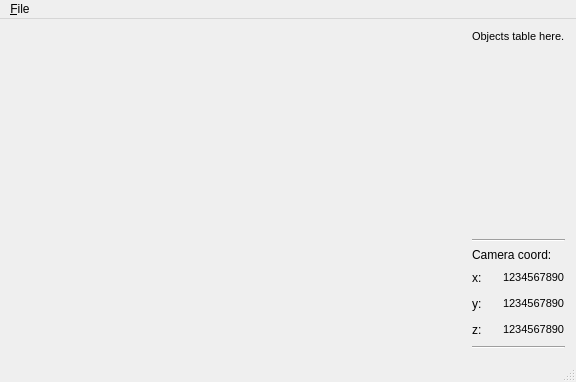
<?xml version="1.0" encoding="UTF-8"?>
<ui version="4.0">
 <class>MainWindowClass</class>
 <widget class="QMainWindow" name="MainWindowClass">
  <property name="geometry">
   <rect>
    <x>0</x>
    <y>0</y>
    <width>576</width>
    <height>382</height>
   </rect>
  </property>
  <property name="windowTitle">
   <string>MainWindow</string>
  </property>
  <property name="dockOptions">
   <set>QMainWindow::AllowTabbedDocks|QMainWindow::AnimatedDocks</set>
  </property>
  <widget class="QWidget" name="centralWidget">
   <layout class="QHBoxLayout" name="horizontalLayout_6">
    <item>
     <layout class="QVBoxLayout" name="verticalLayout_2">
      <property name="spacing">
       <number>0</number>
      </property>
      <property name="sizeConstraint">
       <enum>QLayout::SetNoConstraint</enum>
      </property>
      <item>
       <spacer name="horizontalSpacer_6">
        <property name="orientation">
         <enum>Qt::Horizontal</enum>
        </property>
        <property name="sizeHint" stdset="0">
         <size>
          <width>40</width>
          <height>20</height>
         </size>
        </property>
       </spacer>
      </item>
     </layout>
    </item>
    <item>
     <layout class="QVBoxLayout" name="verticalLayout_3">
      <item>
       <layout class="QHBoxLayout" name="horizontalLayout_2">
        <item>
         <spacer name="horizontalSpacer_4">
          <property name="orientation">
           <enum>Qt::Horizontal</enum>
          </property>
          <property name="sizeType">
           <enum>QSizePolicy::Fixed</enum>
          </property>
          <property name="sizeHint" stdset="0">
           <size>
            <width>10</width>
            <height>20</height>
           </size>
          </property>
         </spacer>
        </item>
        <item>
         <widget class="QLabel" name="label">
          <property name="layoutDirection">
           <enum>Qt::LeftToRight</enum>
          </property>
          <property name="text">
           <string>&lt;!DOCTYPE HTML PUBLIC &quot;-//W3C//DTD HTML 4.0//EN&quot; &quot;http://www.w3.org/TR/REC-html40/strict.dtd&quot;&gt;
&lt;html&gt;&lt;head&gt;&lt;meta name=&quot;qrichtext&quot; content=&quot;1&quot; /&gt;&lt;style type=&quot;text/css&quot;&gt;
p, li { white-space: pre-wrap; }
&lt;/style&gt;&lt;/head&gt;&lt;body style=&quot; font-family:'Sans'; font-size:10pt; font-weight:400; font-style:normal;&quot;&gt;
&lt;p style=&quot; margin-top:0px; margin-bottom:0px; margin-left:0px; margin-right:0px; -qt-block-indent:0; text-indent:0px;&quot;&gt;&lt;span style=&quot; font-size:8pt;&quot;&gt;Objects table here.&lt;/span&gt;&lt;/p&gt;&lt;/body&gt;&lt;/html&gt;</string>
          </property>
          <property name="alignment">
           <set>Qt::AlignLeading|Qt::AlignLeft|Qt::AlignTop</set>
          </property>
          <property name="wordWrap">
           <bool>true</bool>
          </property>
         </widget>
        </item>
       </layout>
      </item>
      <item>
       <spacer name="verticalSpacer">
        <property name="orientation">
         <enum>Qt::Vertical</enum>
        </property>
        <property name="sizeType">
         <enum>QSizePolicy::Expanding</enum>
        </property>
        <property name="sizeHint" stdset="0">
         <size>
          <width>20</width>
          <height>88</height>
         </size>
        </property>
       </spacer>
      </item>
      <item>
       <layout class="QHBoxLayout" name="horizontalLayout_5">
        <item>
         <spacer name="horizontalSpacer_5">
          <property name="orientation">
           <enum>Qt::Horizontal</enum>
          </property>
          <property name="sizeType">
           <enum>QSizePolicy::Fixed</enum>
          </property>
          <property name="sizeHint" stdset="0">
           <size>
            <width>10</width>
            <height>20</height>
           </size>
          </property>
         </spacer>
        </item>
        <item>
         <layout class="QVBoxLayout" name="verticalLayout">
          <item>
           <widget class="Line" name="line">
            <property name="orientation">
             <enum>Qt::Horizontal</enum>
            </property>
           </widget>
          </item>
          <item>
           <widget class="QLabel" name="label_2">
            <property name="text">
             <string>Camera coord:</string>
            </property>
           </widget>
          </item>
          <item>
           <layout class="QHBoxLayout" name="horizontalLayout">
            <item>
             <widget class="QLabel" name="label_3">
              <property name="text">
               <string>x:</string>
              </property>
             </widget>
            </item>
            <item>
             <spacer name="horizontalSpacer">
              <property name="orientation">
               <enum>Qt::Horizontal</enum>
              </property>
              <property name="sizeType">
               <enum>QSizePolicy::Fixed</enum>
              </property>
              <property name="sizeHint" stdset="0">
               <size>
                <width>13</width>
                <height>20</height>
               </size>
              </property>
             </spacer>
            </item>
            <item>
             <widget class="QLabel" name="label_X">
              <property name="text">
               <string>&lt;!DOCTYPE HTML PUBLIC &quot;-//W3C//DTD HTML 4.0//EN&quot; &quot;http://www.w3.org/TR/REC-html40/strict.dtd&quot;&gt;
&lt;html&gt;&lt;head&gt;&lt;meta name=&quot;qrichtext&quot; content=&quot;1&quot; /&gt;&lt;style type=&quot;text/css&quot;&gt;
p, li { white-space: pre-wrap; }
&lt;/style&gt;&lt;/head&gt;&lt;body style=&quot; font-family:'Sans'; font-size:10pt; font-weight:400; font-style:normal;&quot;&gt;
&lt;p style=&quot; margin-top:0px; margin-bottom:0px; margin-left:0px; margin-right:0px; -qt-block-indent:0; text-indent:0px;&quot;&gt;&lt;span style=&quot; font-size:8pt;&quot;&gt;1234567890&lt;/span&gt;&lt;/p&gt;&lt;/body&gt;&lt;/html&gt;</string>
              </property>
             </widget>
            </item>
           </layout>
          </item>
          <item>
           <layout class="QHBoxLayout" name="horizontalLayout_3">
            <item>
             <widget class="QLabel" name="label_4">
              <property name="text">
               <string>y:</string>
              </property>
             </widget>
            </item>
            <item>
             <spacer name="horizontalSpacer_2">
              <property name="orientation">
               <enum>Qt::Horizontal</enum>
              </property>
              <property name="sizeType">
               <enum>QSizePolicy::Fixed</enum>
              </property>
              <property name="sizeHint" stdset="0">
               <size>
                <width>13</width>
                <height>20</height>
               </size>
              </property>
             </spacer>
            </item>
            <item>
             <widget class="QLabel" name="label_Y">
              <property name="text">
               <string>&lt;!DOCTYPE HTML PUBLIC &quot;-//W3C//DTD HTML 4.0//EN&quot; &quot;http://www.w3.org/TR/REC-html40/strict.dtd&quot;&gt;
&lt;html&gt;&lt;head&gt;&lt;meta name=&quot;qrichtext&quot; content=&quot;1&quot; /&gt;&lt;style type=&quot;text/css&quot;&gt;
p, li { white-space: pre-wrap; }
&lt;/style&gt;&lt;/head&gt;&lt;body style=&quot; font-family:'Sans'; font-size:10pt; font-weight:400; font-style:normal;&quot;&gt;
&lt;p style=&quot; margin-top:0px; margin-bottom:0px; margin-left:0px; margin-right:0px; -qt-block-indent:0; text-indent:0px;&quot;&gt;&lt;span style=&quot; font-size:8pt;&quot;&gt;1234567890&lt;/span&gt;&lt;/p&gt;&lt;/body&gt;&lt;/html&gt;</string>
              </property>
             </widget>
            </item>
           </layout>
          </item>
          <item>
           <layout class="QHBoxLayout" name="horizontalLayout_4">
            <item>
             <widget class="QLabel" name="label_5">
              <property name="text">
               <string>z:</string>
              </property>
             </widget>
            </item>
            <item>
             <spacer name="horizontalSpacer_3">
              <property name="orientation">
               <enum>Qt::Horizontal</enum>
              </property>
              <property name="sizeType">
               <enum>QSizePolicy::Fixed</enum>
              </property>
              <property name="sizeHint" stdset="0">
               <size>
                <width>13</width>
                <height>20</height>
               </size>
              </property>
             </spacer>
            </item>
            <item>
             <widget class="QLabel" name="label_Z">
              <property name="text">
               <string>&lt;!DOCTYPE HTML PUBLIC &quot;-//W3C//DTD HTML 4.0//EN&quot; &quot;http://www.w3.org/TR/REC-html40/strict.dtd&quot;&gt;
&lt;html&gt;&lt;head&gt;&lt;meta name=&quot;qrichtext&quot; content=&quot;1&quot; /&gt;&lt;style type=&quot;text/css&quot;&gt;
p, li { white-space: pre-wrap; }
&lt;/style&gt;&lt;/head&gt;&lt;body style=&quot; font-family:'Sans'; font-size:10pt; font-weight:400; font-style:normal;&quot;&gt;
&lt;p style=&quot; margin-top:0px; margin-bottom:0px; margin-left:0px; margin-right:0px; -qt-block-indent:0; text-indent:0px;&quot;&gt;&lt;span style=&quot; font-size:8pt;&quot;&gt;1234567890&lt;/span&gt;&lt;/p&gt;&lt;/body&gt;&lt;/html&gt;</string>
              </property>
             </widget>
            </item>
           </layout>
          </item>
          <item>
           <widget class="Line" name="line_2">
            <property name="orientation">
             <enum>Qt::Horizontal</enum>
            </property>
           </widget>
          </item>
         </layout>
        </item>
       </layout>
      </item>
     </layout>
    </item>
   </layout>
  </widget>
  <widget class="QMenuBar" name="menuBar">
   <property name="geometry">
    <rect>
     <x>0</x>
     <y>0</y>
     <width>576</width>
     <height>25</height>
    </rect>
   </property>
   <widget class="QMenu" name="menu_File">
    <property name="title">
     <string>&amp;File</string>
    </property>
    <addaction name="actionE_xit"/>
   </widget>
   <addaction name="menu_File"/>
  </widget>
  <widget class="QStatusBar" name="statusBar"/>
  <action name="actionE_xit">
   <property name="enabled">
    <bool>true</bool>
   </property>
   <property name="icon">
    <iconset>
     <normalon>:/icon/icon</normalon>
    </iconset>
   </property>
   <property name="text">
    <string>E&amp;xit</string>
   </property>
   <property name="iconText">
    <string>Exit</string>
   </property>
   <property name="toolTip">
    <string>Exit</string>
   </property>
   <property name="statusTip">
    <string>Quit this example application</string>
   </property>
   <property name="shortcut">
    <string>Ctrl+Q</string>
   </property>
   <property name="iconVisibleInMenu">
    <bool>true</bool>
   </property>
  </action>
 </widget>
 <layoutdefault spacing="6" margin="11"/>
 <resources/>
 <connections/>
</ui>
